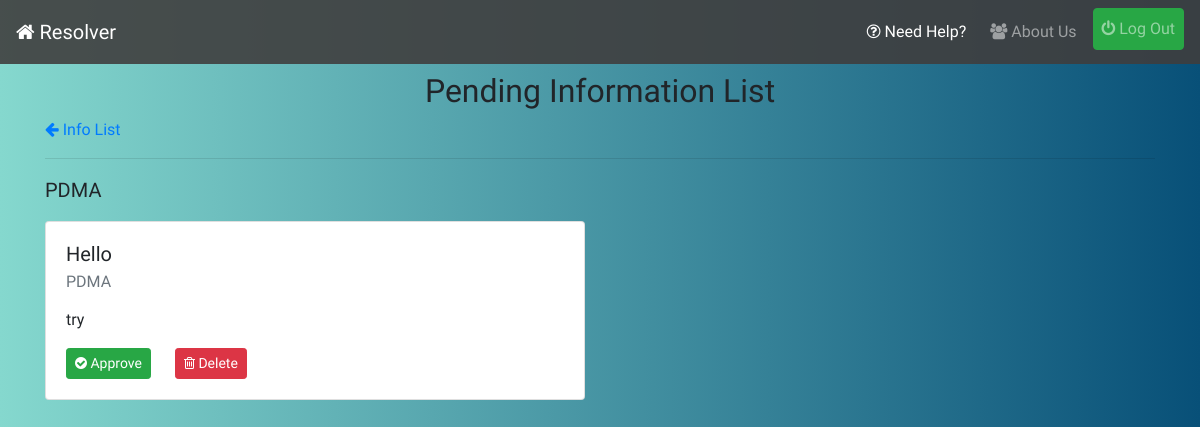
The page /info-list/pending/ (signed in) on the database as committed earlier.
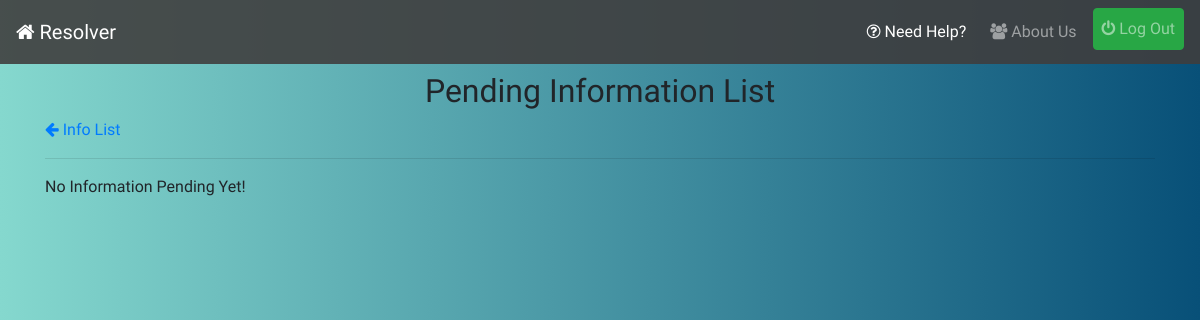
The same page on the database as committed later.
### infolist/models.py (models this page shows, shortened)
class Subject(models.Model):
    subject = models.CharField(max_length=56)
    department = models.CharField(max_length=20,blank=True)
    year = models.CharField(max_length=4,blank=True)

class InfoList(models.Model):
    user = models.ForeignKey(UserInfo,on_delete=models.CASCADE,blank=True)
    subject = models.ForeignKey(Subject,on_delete=models.CASCADE)
    title = models.CharField(max_length=128)
    content = models.TextField()
    department = models.CharField(max_length=20,blank=True)
    year = models.CharField(max_length=4,blank=True)
    timestamp = models.DateTimeField(auto_now_add=True)
    approved = models.BooleanField(default=False)
    class Meta:
        ordering = ['-timestamp']

### infolist/views.py (the view)
# urls.py: path('pending/',views.info_list_pending_list_view,name='pending'),
@login_required
def info_list_pending_list_view(request):
    subjects = Subject.objects.filter(department=request.user.info.department,year=request.user.info.join_year)
    qs = InfoList.objects.filter(department=request.user.info.department,year=request.user.info.join_year,approved=False)
    data = []
    for i in subjects:
        objects = qs.filter(subject=i)
        if(objects.count()==0):
            continue
        data.append([objects,i])
    return render(request,'infolist/pending-list.html',{'object_list':data})

### infolist/context-processors.py (called while the page is built)
def pending_info_list_context(request):
    if request.user.is_superuser:
        return {}
    pending = -1
    if request.user.is_authenticated:
        pending = InfoList.objects.filter(department=request.user.info.department,year=request.user.info.join_year,approved=False).count()
    return {"pending_info_list":pending}

### reporter/context-processors.py (called while the page is built)
def pending_issue_list_context(request):
    if request.user.is_superuser:
        return {}
    pending=-1
    if request.user.is_authenticated:
        pending = Report.objects.filter(active=False,department=request.user.info.department,year=request.user.info.join_year,resolved=False).count()
    return {"pending_issue_count":pending}

def resolved_issue_list_context(request):
    if request.user.is_superuser:
        return {}
    resolved=-1
    if request.user.is_authenticated:
        resolved = Report.objects.filter(active=False,department=request.user.info.department,year=request.user.info.join_year,resolved=True).count()
    return {"resolved_issue_count":resolved}

### infolist/templates/infolist/pending-list.html
{% extends 'base.html' %}
{% block content %}
<h2 class="mt-2 text-center">Pending Information List</h2>
<a href="{% url 'infolist:list' %}"><i class="fa fa-arrow-left"></i> Info List</a>
<hr>
{% for objects,subject in object_list %}
    <p class="lead">{{subject.subject}}</p>
    {% for object in objects %}
    <div class="row">
        <div class="col-lg-6 col-md-8 col-sm-12">
            <div class="card">
                <div class="card-body">
                <h5 class="card-title">{{object.title}}</h5>
                <h6 class="card-subtitle mb-2 text-muted">{{subject.subject}}</h6>
                <p class="card-text">{{object.content|safe}}</p>
                <a href="{% url 'infolist:approve' object.id %}" class="card-link btn btn-success btn-sm"><i class="fa fa-check-circle"></i> Approve</a>
                <a href="{% url 'infolist:delete' object.id %}" class="card-link btn btn-danger btn-sm"><i class="fa fa-trash-o"></i> Delete</a>
                </div>
            </div>
        </div>
    </div>
        {% empty %}
        <p>No Data for {{subject.subject}}!</p>
        {% endfor %}
    {% empty %}
    <p>No Information Pending Yet!</p>
    {% endfor %}
{% endblock %}

Rows that differ between the two databases and show on the page:
no longer on this page (row unchanged): Subject: subject "PDMA"
removed InfoList: title "Hello", content "try"
Other text that changed with them:
text now shown: "No Information Pending Yet!"
